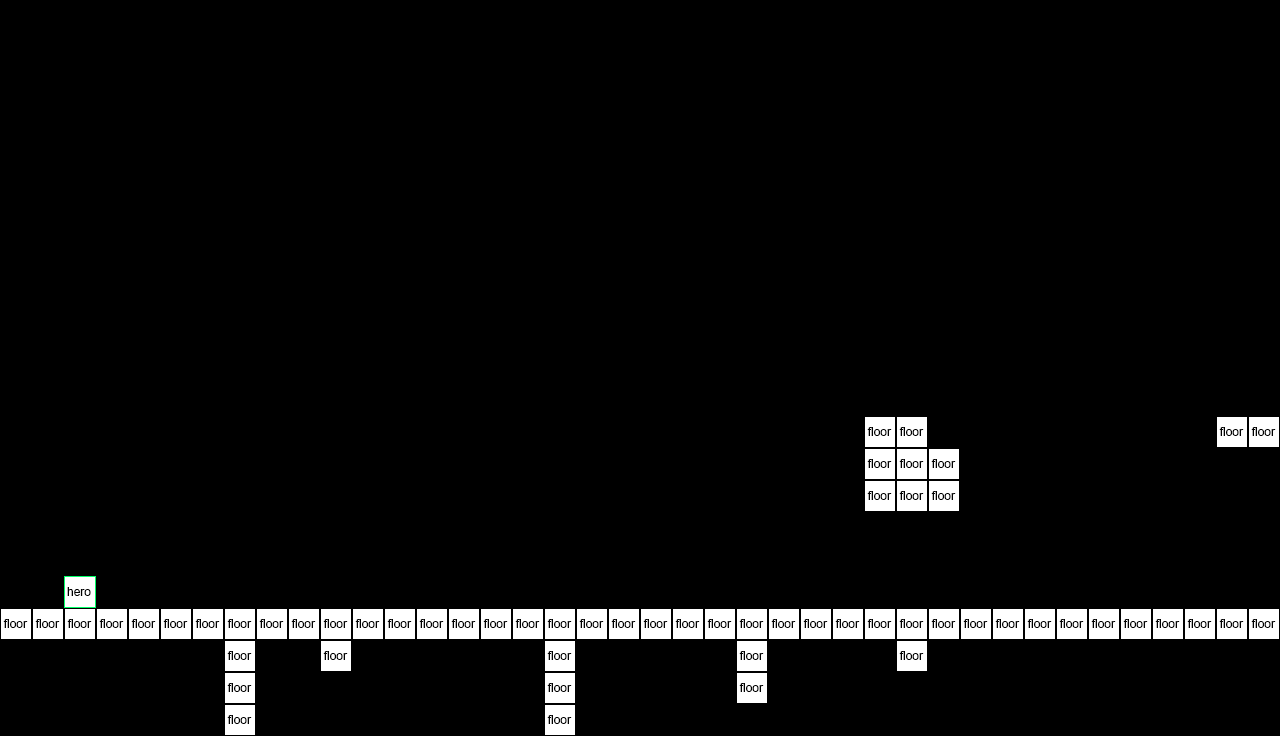

A level layout from a 2D game, rendered from its tile map. Below: a short description, then the map file with tile-grid data replaced by summaries:
An orthogonal 40x23 tile map with 32x32 px tiles, 1 tile layer (Tile Layer 1), 2 tilesets.

<map version="1.0" orientation="orthogonal" renderorder="right-down" width="40" height="23" tilewidth="32" tileheight="32">
 <tileset firstgid="1" name="Floor" tilewidth="32" tileheight="32">
  <image source="../../images/floor.png" width="32" height="32" />
  <terraintypes>
   <terrain name="New Terrain" tile="-1" />
  </terraintypes>
 </tileset>
 <tileset firstgid="2" name="PlayerCharacter" tilewidth="32" tileheight="32">
  <image source="../../images/hero.png" width="32" height="32" />
 </tileset>
 <layer name="Tile Layer 1" width="100" height="100">
  <data>[10000 cells, 101 non-empty, 2 distinct tile ids]</data>
 </layer>
</map>
